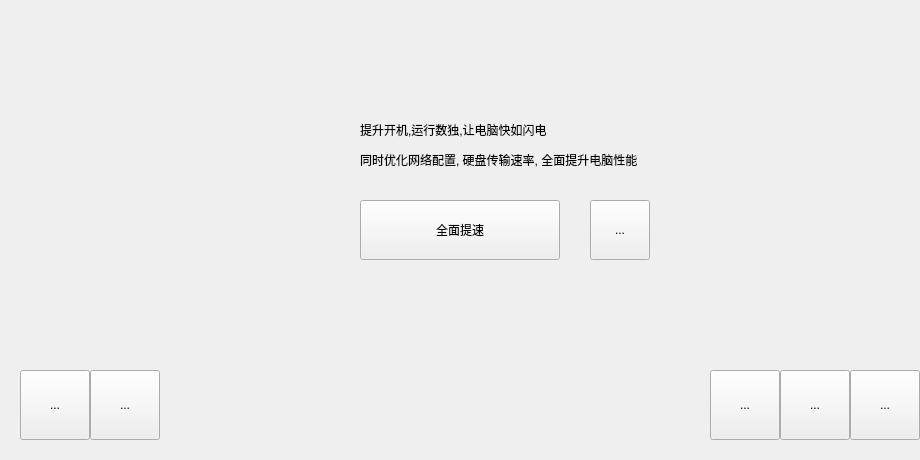
<?xml version="1.0" encoding="UTF-8"?>
<ui version="4.0">
    <class>OptimizeWidget</class>
    <widget class="QWidget" name="OptimizeWidget">
        <property name="geometry">
            <rect>
                <x>0</x>
                <y>0</y>
                <width>920</width>
                <height>460</height>
            </rect>
        </property>
        <property name="windowTitle">
            <string>Form</string>
        </property>
        <widget class="QWidget" name="background" native="true">
            <property name="geometry">
                <rect>
                    <x>0</x>
                    <y>0</y>
                    <width>920</width>
                    <height>460</height>
                </rect>
            </property>
        </widget>
        <widget class="QWidget" name="home" native="true">
            <property name="geometry">
                <rect>
                    <x>0</x>
                    <y>0</y>
                    <width>920</width>
                    <height>460</height>
                </rect>
            </property>
            <widget class="QLabel" name="subtitle">
                <property name="geometry">
                    <rect>
                        <x>360</x>
                        <y>150</y>
                        <width>400</width>
                        <height>20</height>
                    </rect>
                </property>
                <property name="text">
                    <string>同时优化网络配置, 硬盘传输速率, 全面提升电脑性能</string>
                </property>
            </widget>
            <widget class="QPushButton" name="roundButton">
                <property name="geometry">
                    <rect>
                        <x>360</x>
                        <y>200</y>
                        <width>200</width>
                        <height>60</height>
                    </rect>
                </property>
                <property name="text">
                    <string>全面提速</string>
                </property>
            </widget>
            <widget class="WaveBallWidget" name="iconWidget" native="true">
                <property name="geometry">
                    <rect>
                        <x>110</x>
                        <y>90</y>
                        <width>190</width>
                        <height>190</height>
                    </rect>
                </property>
            </widget>
            <widget class="QLabel" name="title">
                <property name="geometry">
                    <rect>
                        <x>360</x>
                        <y>110</y>
                        <width>400</width>
                        <height>40</height>
                    </rect>
                </property>
                <property name="text">
                    <string>提升开机,运行数独,让电脑快如闪电</string>
                </property>
            </widget>
            <widget class="QToolButton" name="tb4">
                <property name="geometry">
                    <rect>
                        <x>710</x>
                        <y>370</y>
                        <width>70</width>
                        <height>70</height>
                    </rect>
                </property>
                <property name="text">
                    <string>...</string>
                </property>
            </widget>
            <widget class="QToolButton" name="tb5">
                <property name="geometry">
                    <rect>
                        <x>780</x>
                        <y>370</y>
                        <width>70</width>
                        <height>70</height>
                    </rect>
                </property>
                <property name="text">
                    <string>...</string>
                </property>
            </widget>
            <widget class="QToolButton" name="tb6">
                <property name="geometry">
                    <rect>
                        <x>850</x>
                        <y>370</y>
                        <width>70</width>
                        <height>70</height>
                    </rect>
                </property>
                <property name="text">
                    <string>...</string>
                </property>
            </widget>
            <widget class="QToolButton" name="tb1">
                <property name="geometry">
                    <rect>
                        <x>590</x>
                        <y>200</y>
                        <width>60</width>
                        <height>60</height>
                    </rect>
                </property>
                <property name="text">
                    <string>...</string>
                </property>
            </widget>
            <widget class="QToolButton" name="tb2">
                <property name="geometry">
                    <rect>
                        <x>20</x>
                        <y>370</y>
                        <width>70</width>
                        <height>70</height>
                    </rect>
                </property>
                <property name="text">
                    <string>...</string>
                </property>
            </widget>
            <widget class="QToolButton" name="tb3">
                <property name="geometry">
                    <rect>
                        <x>90</x>
                        <y>370</y>
                        <width>70</width>
                        <height>70</height>
                    </rect>
                </property>
                <property name="text">
                    <string>...</string>
                </property>
            </widget>
        </widget>
    </widget>
    <customwidgets>
        <customwidget>
            <class>WaveBallWidget</class>
            <extends>QWidget</extends>
            <header location="global">customviews/waveballwidget.h</header>
            <container>1</container>
        </customwidget>
    </customwidgets>
    <resources/>
    <connections/>
</ui>
